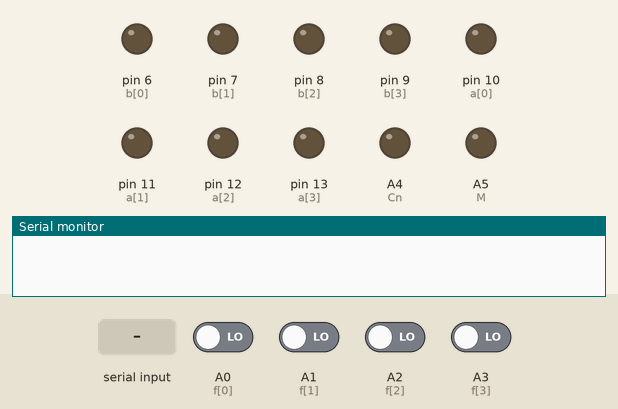
A sketch run on a simulated Arduino Uno, built with avr-gcc and run on an emulated ATmega328P. Parts: output pins drawn as LEDs (lit = HIGH), the last lines printed to the serial monitor. The test bench sets the inputs (shaded band); at power-on: A0 (f[0]), A1 (f[1]), A2 (f[2]), A3 (f[3]) LOW.

Above: at 1.2 s.
1.3 s: "90,45,200\n" received over Serial
2.8 s: "30,150,10\n" received over Serial
At 3.2 s:
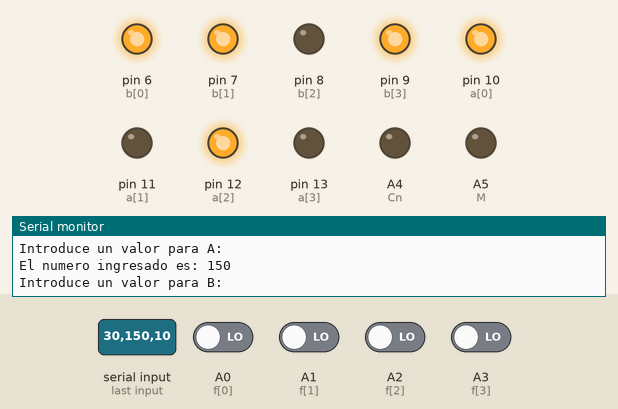
4.3 s: "1,90\n" received over Serial
At 5.4 s:
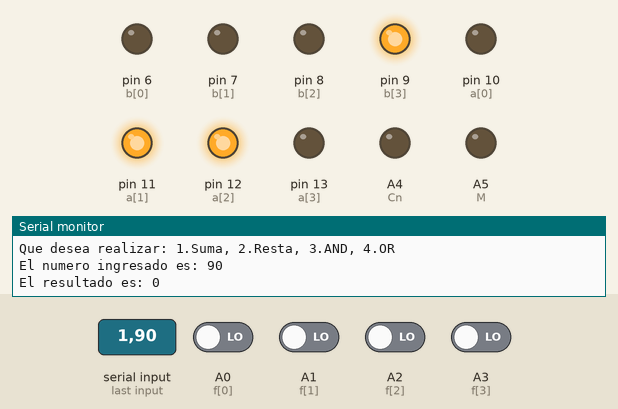
Timing chart, 0 to 7.3 s (numbered marks = the images above; inputs shaded):
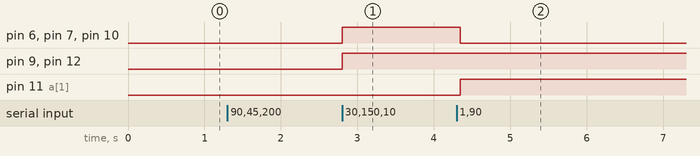

Measured:
- after the input at 2.8 s, pin 6 (b[0]), pin 7 (b[1]), pin 9 (b[3]), pin 10 (a[0]), pin 12 (a[2]): LOW → HIGH at once
- after the input at 4.3 s, pin 6 (b[0]), pin 7 (b[1]), pin 10 (a[0]): HIGH → LOW at once; pin 11 (a[1]): LOW → HIGH at once

The sketch:

ALU_AR.ino
```cpp
const int S0 = 5, S1 = 4, S2 = 3, S3 = 2, Cn = A4, M = A5;
const int a[4] = {10,11,12,13}, b[4] = {6,7,8,9};
const int f[4] = {A0, A1, A2, A3};
const int TX = 1, RX = 0;
int aux = 0, op = 0, aux2 = 0;
void setup()
{
  for(int i = 0; i < 4; i++)
  {
    pinMode(a[i], OUTPUT);
    pinMode(b[i], OUTPUT);
    pinMode(f[i], INPUT);
  }
  pinMode(S0, OUTPUT);
  pinMode(S1, OUTPUT);
  pinMode(S2, OUTPUT);
  pinMode(S3, OUTPUT);
  pinMode(M, OUTPUT);
  pinMode(Cn, OUTPUT);
  pinMode(TX, INPUT);
  pinMode(RX, INPUT);
  Serial.begin(9600);
}

void loop()
{
  int arreglo[4] = {0,0,0,0};
  int arreglo2[4] = {0,0,0,0};
  int result[5] = {0,0,0,0,0};
  int cont = 0;
  int tot = 0;
  int exp = 8;
  if(Serial.available() > 0)
  {
    Serial.println("Introduce un valor para A: ");
    aux = Serial.parseInt();
    Serial.println((String) "El numero ingresado es: " + aux);
    while (Serial.available() > 0)
    {
      Serial.read(); //Limpia el buffer
    }
    /*
  */
    Serial.println("Introduce un valor para B: ");
    while (Serial.available() == 0) {
      // Espera a que haya datos disponibles
    }
    aux2 = Serial.parseInt();
    /**/
    Serial.println((String) "El numero ingresado es: " + aux2);
    while (Serial.available() > 0) {
      Serial.read(); //Limpia el buffer
    }

    Serial.println("Que desea realizar: 1.Suma, 2.Resta, 3.AND, 4.OR");
    while (Serial.available() == 0) {
      // Espera a que haya datos disponibles
    }
    op = Serial.parseInt();
    while (Serial.available() > 0) {
      Serial.read(); //Limpia el buffer
    }

    Serial.println((String) "El numero ingresado es: " + op);
    if(op == 1)
    {
      digitalWrite(M,0);
      digitalWrite(S0,1);
      digitalWrite(S1,0);
      digitalWrite(S2,0);
      digitalWrite(S3,1);
      digitalWrite(Cn,1);
    }else if(op == 2)
    {
      digitalWrite(M,0);
      digitalWrite(S0,0);
      digitalWrite(S1,1);
      digitalWrite(S2,1);
      digitalWrite(S3,0);
      digitalWrite(Cn,0);
    }else if(op == 4)
    {
      digitalWrite(M,1);
      digitalWrite(S0,0);
      digitalWrite(S1,1);
      digitalWrite(S2,1);
      digitalWrite(S3,1);
      digitalWrite(Cn,1);
    }else if(op == 3)
    {
      digitalWrite(M,1);
      digitalWrite(S0,1);
      digitalWrite(S1,1);
      digitalWrite(S2,0);
      digitalWrite(S3,1);
      digitalWrite(Cn,1);
    }


    //Inicio de los cálculos
    if(aux2 == 1)
    {
      arreglo2[0] = 1;
    }
    else
    {
      if(aux2 == 2)
      {
        arreglo2[1] = 1;
      }
      else
      {
        if(aux2 == 3)
        {
          arreglo2[0] = 1;
          arreglo2[1] = 1;
        }
        else
        {
          while(aux2 > 0)
          {
            arreglo2[cont] = aux2 % 2;
            cont++;
            aux2 /= 2;
          }
        }
      }
    }

    cont = 0;
    if(aux == 1)
    {
      arreglo[0] = 1;
    }
    else
    {
      if(aux == 2)
      {
        arreglo[1] = 1;
      }
      else
      {
        if(aux == 3)
        {
          arreglo[0] = 1;
          arreglo[1] = 1;
        }
        else
        {
          while(aux > 0)
          {
            arreglo[cont] = aux % 2;
            cont++;
            aux /= 2;
          }
        }
      }
    }
    /*for(int i = 3; i>=0 ;i--)
    {
      Serial.print(arreglo[i]);
    }
    Serial.println();
    for(int i = 3; i>=0 ;i--)
    {
      Serial.print(arreglo2[i]);
    }
    Serial.println();*/
    for(int i = 0; i < 4; i++)
    {
      digitalWrite(a[i],arreglo[3-i]);
      digitalWrite(b[i],arreglo2[3-i]);
    }

    for(int i = 0; i < 4; i++)
    {
      //result[i] = digitalRead(f[3-i]);
      tot += digitalRead(f[3-i])*exp;
      exp /=2;

    }
    Serial.print((String) "El resultado es: " + tot );
    Serial.println();
    tot = 0;
  }
}
```
